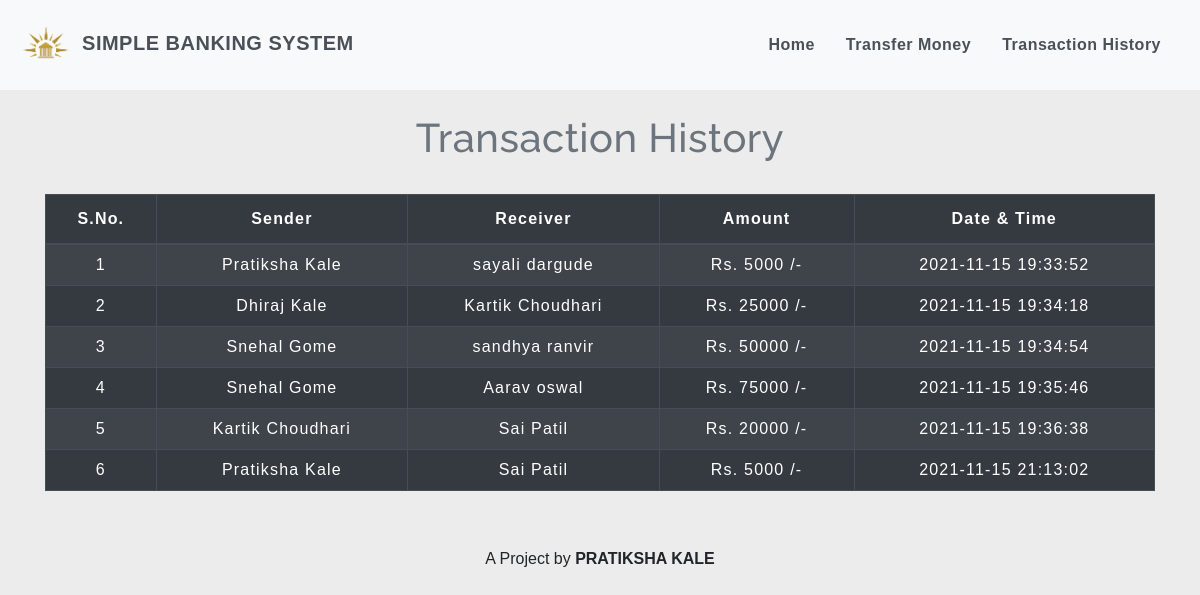
The page /transactionhistory.php on the database its author committed.
### tables this page shows
CREATE TABLE `transaction` (
  `sno` int(3) NOT NULL,
  `sender` text NOT NULL,
  `receiver` text NOT NULL,
  `balance` int(8) NOT NULL,
  `datetime` datetime NOT NULL DEFAULT current_timestamp()
);

### transactionhistory.php (the view, shortened to what this page needs)
<!DOCTYPE html>
<html lang="en">
<head>
    <link rel="stylesheet" href="https://stackpath.bootstrapcdn.com/bootstrap/4.5.2/css/bootstrap.min.css">
    <link rel="stylesheet" type="text/css" href="css/table.css">
    <link rel="stylesheet" type="text/css" href="css/navbar.css">
</head>
<body style="background-color : #ececec;">
<?php
  include 'navbar.php';
?>
	<div class="container">
        <h2 class="text-center pt-4" style="color :#6c757d;">Transaction History</h2>
       <br>
       <div class="table-responsive-sm">
    <table class="table table-hover table-striped table-condensed table-dark table-bordered">
        <thead style="color : white;">
            <tr>
                <th class="text-center">S.No.</th>
                <th class="text-center">Sender</th>
                <th class="text-center">Receiver</th>
                <th class="text-center">Amount</th>
                <th class="text-center">Date & Time</th>
            </tr>
        </thead>
        <tbody>
        <?php
            include 'config.php';
            $sql ="SELECT * FROM transaction";
            $query =mysqli_query($conn, $sql);
            while($rows = mysqli_fetch_assoc($query))
            {
        ?>
            <tr style="color : white;">
            <td class="py-2"><?php echo $rows['sno']; ?></td>
            <td class="py-2"><?php echo $rows['sender']; ?></td>
            <td class="py-2"><?php echo $rows['receiver']; ?></td>
            <td class="py-2">Rs. <?php echo $rows['balance']; ?> /-</td>
            <td class="py-2"><?php echo $rows['datetime']; ?> </td>
        <?php
            }
        ?>
        </tbody>
    </table>
    </div>
</div>
<footer class="text-center mt-5 py-2">
            <p>A Project by <b>PRATIKSHA KALE</b></p>
</footer>
</body>
</html>

### navbar.php (shortened to what this page needs)
<nav class="navbar navbar-expand-md navbar-light bg-light">
<a class="navbar-brand" href="index.php" style="color : #495057;"><img src="img/logo.png" alt="Logo" width="60" style="margin-bottom:4px;"> <b>SIMPLE BANKING SYSTEM</b></a>
<div class="collapse navbar-collapse" id="collapsibleNavbar">
      <ul class="navbar-nav ml-auto">
        <li class="nav-item">
          <a class="nav-link" href="index.php" style="color : #495057;"><b>Home</b></a>
        </li>
         <li class="nav-item">
          <a class="nav-link" href="transfermoney.php" style="color : #495057;"><b>Transfer Money</b></a>
        </li>
        <li class="nav-item">
          <a class="nav-link" href="transactionhistory.php" style="color : #495057;"><b>Transaction History</b></a>
        </li>
    </div>
 </nav>

### css/table.css (style rules this page uses)
* { padding: 0; margin: 0; box-sizing: border-box; font-family: sans-serif; }
h2 { font-size: 40px; }
table { letter-spacing: 1.2px; }
td { text-align: center; }

### css/navbar.css (style rules this page uses)
.nav-link { margin-right: 15px; color:#2F363F; letter-spacing: 0.5px; transition: 0.5s; }
.navbar-brand { color: #4C4B4B; letter-spacing: 0.5px; }
h2 { color: #4C4B4B; letter-spacing: 0.5px; font-family: raleway; }

### rows shown on the page
transaction: sno "1", sender "Pratiksha Kale", receiver "sayali dargude", balance "5000", datetime "2021-11-15 19:33:52"
transaction: sno "2", sender "Dhiraj Kale", receiver "Kartik Choudhari", balance "25000", datetime "2021-11-15 19:34:18"
transaction: sno "3", sender "Snehal Gome", receiver "sandhya ranvir", balance "50000", datetime "2021-11-15 19:34:54"
transaction: sno "4", sender "Snehal Gome", receiver "Aarav oswal", balance "75000", datetime "2021-11-15 19:35:46"
transaction: sno "5", sender "Kartik Choudhari", receiver "Sai Patil", balance "20000", datetime "2021-11-15 19:36:38"
transaction: sno "6", sender "Pratiksha Kale", receiver "Sai Patil", balance "5000", datetime "2021-11-15 21:13:02"
